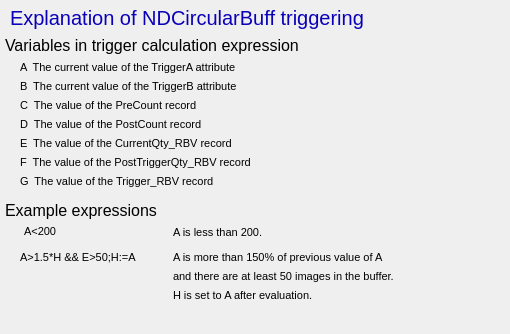
<?xml version="1.0" ?>
<ui version="4.0">
  <class>Dialog</class>
  <widget class="PyDMFrame" name="screen">
    <property name="geometry">
      <rect>
        <x>200</x>
        <y>105</y>
        <width>510</width>
        <height>334</height>
      </rect>
    </property>
    <property name="minimumSize">
      <size>
        <width>510</width>
        <height>334</height>
      </size>
    </property>
    <property name="styleSheet">
      <string notr="true">PyDMFrame#screen {
  color: rgb(0, 0, 0);
  background-color: rgb(187, 187, 187);
  }</string>
    </property>
    <property name="windowTitle">
      <string>NDCircularBuffHelp</string>
    </property>
    <layout class="QGridLayout" name="gridLayout" columnstretch="5,5,10,4,35,101,13,22,70,7,14,20,1,28,7,48,20,25,32,35,8" rowstretch="5,25,5,20,5,14,5,14,5,14,5,14,5,14,5,14,5,14,12,20,5,14,11,14,5,14,5,14,32">
      <property name="leftMargin">
        <number>0</number>
      </property>
      <property name="topMargin">
        <number>0</number>
      </property>
      <property name="rightMargin">
        <number>0</number>
      </property>
      <property name="bottomMargin">
        <number>0</number>
      </property>
      <property name="horizontalSpacing">
        <number>0</number>
      </property>
      <property name="verticalSpacing">
        <number>0</number>
      </property>
      <item row="1" column="2" colspan="15">
        <widget class="QLabel" name="text">
          <property name="geometry">
            <rect>
              <x>10</x>
              <y>5</y>
              <width>400</width>
              <height>25</height>
            </rect>
          </property>
          <property name="sizePolicy">
            <sizepolicy hsizetype="Ignored" vsizetype="Ignored">
              <horstretch>0</horstretch>
              <verstretch>0</verstretch>
            </sizepolicy>
          </property>
          <property name="text">
            <string>Explanation of NDCircularBuff triggering</string>
          </property>
          <property name="font">
            <font>
              <pointsize>15</pointsize>
            </font>
          </property>
          <property name="brush" stdset="0">
            <brush brushstyle="SolidPattern">
              <color alpha="255">
                <red>10</red>
                <green>0</green>
                <blue>184</blue>
              </color>
            </brush>
          </property>
          <property name="toolTip">
            <string>text</string>
          </property>
          <property name="alignment">
            <set>Qt::AlignLeading|Qt::AlignLeft|Qt::AlignVCenter</set>
          </property>
          <property name="styleSheet">
            <string notr="true">QLabel#text {
  color: rgb(10, 0, 184);
  }</string>
          </property>
        </widget>
      </item>
      <item row="3" column="1" colspan="17">
        <widget class="QLabel" name="text_1">
          <property name="geometry">
            <rect>
              <x>5</x>
              <y>35</y>
              <width>430</width>
              <height>20</height>
            </rect>
          </property>
          <property name="sizePolicy">
            <sizepolicy hsizetype="Ignored" vsizetype="Ignored">
              <horstretch>0</horstretch>
              <verstretch>0</verstretch>
            </sizepolicy>
          </property>
          <property name="text">
            <string>Variables in trigger calculation expression</string>
          </property>
          <property name="font">
            <font>
              <pointsize>12</pointsize>
            </font>
          </property>
          <property name="brush" stdset="0">
            <brush brushstyle="SolidPattern">
              <color alpha="255">
                <red>0</red>
                <green>0</green>
                <blue>0</blue>
              </color>
            </brush>
          </property>
          <property name="toolTip">
            <string>text_1</string>
          </property>
          <property name="alignment">
            <set>Qt::AlignLeading|Qt::AlignLeft|Qt::AlignVCenter</set>
          </property>
          <property name="styleSheet">
            <string notr="true">QLabel#text_1 {
  color: rgb(0, 0, 0);
  }</string>
          </property>
        </widget>
      </item>
      <item row="19" column="1" colspan="7">
        <widget class="QLabel" name="text_2">
          <property name="geometry">
            <rect>
              <x>5</x>
              <y>200</y>
              <width>190</width>
              <height>20</height>
            </rect>
          </property>
          <property name="sizePolicy">
            <sizepolicy hsizetype="Ignored" vsizetype="Ignored">
              <horstretch>0</horstretch>
              <verstretch>0</verstretch>
            </sizepolicy>
          </property>
          <property name="text">
            <string>Example expressions</string>
          </property>
          <property name="font">
            <font>
              <pointsize>12</pointsize>
            </font>
          </property>
          <property name="brush" stdset="0">
            <brush brushstyle="SolidPattern">
              <color alpha="255">
                <red>0</red>
                <green>0</green>
                <blue>0</blue>
              </color>
            </brush>
          </property>
          <property name="toolTip">
            <string>text_2</string>
          </property>
          <property name="alignment">
            <set>Qt::AlignLeading|Qt::AlignLeft|Qt::AlignVCenter</set>
          </property>
          <property name="styleSheet">
            <string notr="true">QLabel#text_2 {
  color: rgb(0, 0, 0);
  }</string>
          </property>
        </widget>
      </item>
      <item row="5" column="3" colspan="12">
        <widget class="QLabel" name="text_3">
          <property name="geometry">
            <rect>
              <x>20</x>
              <y>60</y>
              <width>322</width>
              <height>14</height>
            </rect>
          </property>
          <property name="sizePolicy">
            <sizepolicy hsizetype="Ignored" vsizetype="Ignored">
              <horstretch>0</horstretch>
              <verstretch>0</verstretch>
            </sizepolicy>
          </property>
          <property name="text">
            <string>A  The current value of the TriggerA attribute</string>
          </property>
          <property name="font">
            <font>
              <pointsize>8</pointsize>
            </font>
          </property>
          <property name="brush" stdset="0">
            <brush brushstyle="SolidPattern">
              <color alpha="255">
                <red>0</red>
                <green>0</green>
                <blue>0</blue>
              </color>
            </brush>
          </property>
          <property name="toolTip">
            <string>text_3</string>
          </property>
          <property name="alignment">
            <set>Qt::AlignLeading|Qt::AlignLeft|Qt::AlignVCenter</set>
          </property>
          <property name="styleSheet">
            <string notr="true">QLabel#text_3 {
  color: rgb(0, 0, 0);
  }</string>
          </property>
        </widget>
      </item>
      <item row="7" column="3" colspan="12">
        <widget class="QLabel" name="text_4">
          <property name="geometry">
            <rect>
              <x>20</x>
              <y>79</y>
              <width>322</width>
              <height>14</height>
            </rect>
          </property>
          <property name="sizePolicy">
            <sizepolicy hsizetype="Ignored" vsizetype="Ignored">
              <horstretch>0</horstretch>
              <verstretch>0</verstretch>
            </sizepolicy>
          </property>
          <property name="text">
            <string>B  The current value of the TriggerB attribute</string>
          </property>
          <property name="font">
            <font>
              <pointsize>8</pointsize>
            </font>
          </property>
          <property name="brush" stdset="0">
            <brush brushstyle="SolidPattern">
              <color alpha="255">
                <red>0</red>
                <green>0</green>
                <blue>0</blue>
              </color>
            </brush>
          </property>
          <property name="toolTip">
            <string>text_4</string>
          </property>
          <property name="alignment">
            <set>Qt::AlignLeading|Qt::AlignLeft|Qt::AlignVCenter</set>
          </property>
          <property name="styleSheet">
            <string notr="true">QLabel#text_4 {
  color: rgb(0, 0, 0);
  }</string>
          </property>
        </widget>
      </item>
      <item row="9" column="3" colspan="6">
        <widget class="QLabel" name="text_5">
          <property name="geometry">
            <rect>
              <x>20</x>
              <y>98</y>
              <width>245</width>
              <height>14</height>
            </rect>
          </property>
          <property name="sizePolicy">
            <sizepolicy hsizetype="Ignored" vsizetype="Ignored">
              <horstretch>0</horstretch>
              <verstretch>0</verstretch>
            </sizepolicy>
          </property>
          <property name="text">
            <string>C  The value of the PreCount record</string>
          </property>
          <property name="font">
            <font>
              <pointsize>8</pointsize>
            </font>
          </property>
          <property name="brush" stdset="0">
            <brush brushstyle="SolidPattern">
              <color alpha="255">
                <red>0</red>
                <green>0</green>
                <blue>0</blue>
              </color>
            </brush>
          </property>
          <property name="toolTip">
            <string>text_5</string>
          </property>
          <property name="alignment">
            <set>Qt::AlignLeading|Qt::AlignLeft|Qt::AlignVCenter</set>
          </property>
          <property name="styleSheet">
            <string notr="true">QLabel#text_5 {
  color: rgb(0, 0, 0);
  }</string>
          </property>
        </widget>
      </item>
      <item row="11" column="3" colspan="7">
        <widget class="QLabel" name="text_6">
          <property name="geometry">
            <rect>
              <x>20</x>
              <y>117</y>
              <width>252</width>
              <height>14</height>
            </rect>
          </property>
          <property name="sizePolicy">
            <sizepolicy hsizetype="Ignored" vsizetype="Ignored">
              <horstretch>0</horstretch>
              <verstretch>0</verstretch>
            </sizepolicy>
          </property>
          <property name="text">
            <string>D  The value of the PostCount record</string>
          </property>
          <property name="font">
            <font>
              <pointsize>8</pointsize>
            </font>
          </property>
          <property name="brush" stdset="0">
            <brush brushstyle="SolidPattern">
              <color alpha="255">
                <red>0</red>
                <green>0</green>
                <blue>0</blue>
              </color>
            </brush>
          </property>
          <property name="toolTip">
            <string>text_6</string>
          </property>
          <property name="alignment">
            <set>Qt::AlignLeading|Qt::AlignLeft|Qt::AlignVCenter</set>
          </property>
          <property name="styleSheet">
            <string notr="true">QLabel#text_6 {
  color: rgb(0, 0, 0);
  }</string>
          </property>
        </widget>
      </item>
      <item row="13" column="3" colspan="10">
        <widget class="QLabel" name="text_7">
          <property name="geometry">
            <rect>
              <x>20</x>
              <y>136</y>
              <width>287</width>
              <height>14</height>
            </rect>
          </property>
          <property name="sizePolicy">
            <sizepolicy hsizetype="Ignored" vsizetype="Ignored">
              <horstretch>0</horstretch>
              <verstretch>0</verstretch>
            </sizepolicy>
          </property>
          <property name="text">
            <string>E  The value of the CurrentQty_RBV record</string>
          </property>
          <property name="font">
            <font>
              <pointsize>8</pointsize>
            </font>
          </property>
          <property name="brush" stdset="0">
            <brush brushstyle="SolidPattern">
              <color alpha="255">
                <red>0</red>
                <green>0</green>
                <blue>0</blue>
              </color>
            </brush>
          </property>
          <property name="toolTip">
            <string>text_7</string>
          </property>
          <property name="alignment">
            <set>Qt::AlignLeading|Qt::AlignLeft|Qt::AlignVCenter</set>
          </property>
          <property name="styleSheet">
            <string notr="true">QLabel#text_7 {
  color: rgb(0, 0, 0);
  }</string>
          </property>
        </widget>
      </item>
      <item row="15" column="3" colspan="11">
        <widget class="QLabel" name="text_8">
          <property name="geometry">
            <rect>
              <x>20</x>
              <y>155</y>
              <width>315</width>
              <height>14</height>
            </rect>
          </property>
          <property name="sizePolicy">
            <sizepolicy hsizetype="Ignored" vsizetype="Ignored">
              <horstretch>0</horstretch>
              <verstretch>0</verstretch>
            </sizepolicy>
          </property>
          <property name="text">
            <string>F  The value of the PostTriggerQty_RBV record</string>
          </property>
          <property name="font">
            <font>
              <pointsize>8</pointsize>
            </font>
          </property>
          <property name="brush" stdset="0">
            <brush brushstyle="SolidPattern">
              <color alpha="255">
                <red>0</red>
                <green>0</green>
                <blue>0</blue>
              </color>
            </brush>
          </property>
          <property name="toolTip">
            <string>text_8</string>
          </property>
          <property name="alignment">
            <set>Qt::AlignLeading|Qt::AlignLeft|Qt::AlignVCenter</set>
          </property>
          <property name="styleSheet">
            <string notr="true">QLabel#text_8 {
  color: rgb(0, 0, 0);
  }</string>
          </property>
        </widget>
      </item>
      <item row="17" column="3" colspan="8">
        <widget class="QLabel" name="text_9">
          <property name="geometry">
            <rect>
              <x>20</x>
              <y>174</y>
              <width>266</width>
              <height>14</height>
            </rect>
          </property>
          <property name="sizePolicy">
            <sizepolicy hsizetype="Ignored" vsizetype="Ignored">
              <horstretch>0</horstretch>
              <verstretch>0</verstretch>
            </sizepolicy>
          </property>
          <property name="text">
            <string>G  The value of the Trigger_RBV record</string>
          </property>
          <property name="font">
            <font>
              <pointsize>8</pointsize>
            </font>
          </property>
          <property name="brush" stdset="0">
            <brush brushstyle="SolidPattern">
              <color alpha="255">
                <red>0</red>
                <green>0</green>
                <blue>0</blue>
              </color>
            </brush>
          </property>
          <property name="toolTip">
            <string>text_9</string>
          </property>
          <property name="alignment">
            <set>Qt::AlignLeading|Qt::AlignLeft|Qt::AlignVCenter</set>
          </property>
          <property name="styleSheet">
            <string notr="true">QLabel#text_9 {
  color: rgb(0, 0, 0);
  }</string>
          </property>
        </widget>
      </item>
      <item row="21" column="4">
        <widget class="QLabel" name="text_10">
          <property name="geometry">
            <rect>
              <x>24</x>
              <y>225</y>
              <width>35</width>
              <height>14</height>
            </rect>
          </property>
          <property name="sizePolicy">
            <sizepolicy hsizetype="Ignored" vsizetype="Ignored">
              <horstretch>0</horstretch>
              <verstretch>0</verstretch>
            </sizepolicy>
          </property>
          <property name="text">
            <string>A&lt;200</string>
          </property>
          <property name="font">
            <font>
              <pointsize>8</pointsize>
            </font>
          </property>
          <property name="brush" stdset="0">
            <brush brushstyle="SolidPattern">
              <color alpha="255">
                <red>0</red>
                <green>0</green>
                <blue>0</blue>
              </color>
            </brush>
          </property>
          <property name="toolTip">
            <string>text_10</string>
          </property>
          <property name="alignment">
            <set>Qt::AlignLeading|Qt::AlignLeft|Qt::AlignVCenter</set>
          </property>
          <property name="styleSheet">
            <string notr="true">QLabel#text_10 {
  color: rgb(0, 0, 0);
  }</string>
          </property>
        </widget>
      </item>
      <item row="21" column="7" colspan="5">
        <widget class="QLabel" name="text_11">
          <property name="geometry">
            <rect>
              <x>173</x>
              <y>225</y>
              <width>133</width>
              <height>14</height>
            </rect>
          </property>
          <property name="sizePolicy">
            <sizepolicy hsizetype="Ignored" vsizetype="Ignored">
              <horstretch>0</horstretch>
              <verstretch>0</verstretch>
            </sizepolicy>
          </property>
          <property name="text">
            <string>A is less than 200.</string>
          </property>
          <property name="font">
            <font>
              <pointsize>8</pointsize>
            </font>
          </property>
          <property name="brush" stdset="0">
            <brush brushstyle="SolidPattern">
              <color alpha="255">
                <red>0</red>
                <green>0</green>
                <blue>0</blue>
              </color>
            </brush>
          </property>
          <property name="toolTip">
            <string>text_11</string>
          </property>
          <property name="alignment">
            <set>Qt::AlignLeading|Qt::AlignLeft|Qt::AlignVCenter</set>
          </property>
          <property name="styleSheet">
            <string notr="true">QLabel#text_11 {
  color: rgb(0, 0, 0);
  }</string>
          </property>
        </widget>
      </item>
      <item row="23" column="3" colspan="3">
        <widget class="QLabel" name="text_12">
          <property name="geometry">
            <rect>
              <x>20</x>
              <y>250</y>
              <width>140</width>
              <height>14</height>
            </rect>
          </property>
          <property name="sizePolicy">
            <sizepolicy hsizetype="Ignored" vsizetype="Ignored">
              <horstretch>0</horstretch>
              <verstretch>0</verstretch>
            </sizepolicy>
          </property>
          <property name="text">
            <string>A&gt;1.5*H &amp;&amp; E&gt;50;H:=A</string>
          </property>
          <property name="font">
            <font>
              <pointsize>8</pointsize>
            </font>
          </property>
          <property name="brush" stdset="0">
            <brush brushstyle="SolidPattern">
              <color alpha="255">
                <red>0</red>
                <green>0</green>
                <blue>0</blue>
              </color>
            </brush>
          </property>
          <property name="toolTip">
            <string>text_12</string>
          </property>
          <property name="alignment">
            <set>Qt::AlignLeading|Qt::AlignLeft|Qt::AlignVCenter</set>
          </property>
          <property name="styleSheet">
            <string notr="true">QLabel#text_12 {
  color: rgb(0, 0, 0);
  }</string>
          </property>
        </widget>
      </item>
      <item row="23" column="7" colspan="12">
        <widget class="QLabel" name="text_13">
          <property name="geometry">
            <rect>
              <x>173</x>
              <y>250</y>
              <width>294</width>
              <height>14</height>
            </rect>
          </property>
          <property name="sizePolicy">
            <sizepolicy hsizetype="Ignored" vsizetype="Ignored">
              <horstretch>0</horstretch>
              <verstretch>0</verstretch>
            </sizepolicy>
          </property>
          <property name="text">
            <string>A is more than 150% of previous value of A</string>
          </property>
          <property name="font">
            <font>
              <pointsize>8</pointsize>
            </font>
          </property>
          <property name="brush" stdset="0">
            <brush brushstyle="SolidPattern">
              <color alpha="255">
                <red>0</red>
                <green>0</green>
                <blue>0</blue>
              </color>
            </brush>
          </property>
          <property name="toolTip">
            <string>text_13</string>
          </property>
          <property name="alignment">
            <set>Qt::AlignLeading|Qt::AlignLeft|Qt::AlignVCenter</set>
          </property>
          <property name="styleSheet">
            <string notr="true">QLabel#text_13 {
  color: rgb(0, 0, 0);
  }</string>
          </property>
        </widget>
      </item>
      <item row="25" column="7" colspan="13">
        <widget class="QLabel" name="text_14">
          <property name="geometry">
            <rect>
              <x>173</x>
              <y>269</y>
              <width>329</width>
              <height>14</height>
            </rect>
          </property>
          <property name="sizePolicy">
            <sizepolicy hsizetype="Ignored" vsizetype="Ignored">
              <horstretch>0</horstretch>
              <verstretch>0</verstretch>
            </sizepolicy>
          </property>
          <property name="text">
            <string>and there are at least 50 images in the buffer.</string>
          </property>
          <property name="font">
            <font>
              <pointsize>8</pointsize>
            </font>
          </property>
          <property name="brush" stdset="0">
            <brush brushstyle="SolidPattern">
              <color alpha="255">
                <red>0</red>
                <green>0</green>
                <blue>0</blue>
              </color>
            </brush>
          </property>
          <property name="toolTip">
            <string>text_14</string>
          </property>
          <property name="alignment">
            <set>Qt::AlignLeading|Qt::AlignLeft|Qt::AlignVCenter</set>
          </property>
          <property name="styleSheet">
            <string notr="true">QLabel#text_14 {
  color: rgb(0, 0, 0);
  }</string>
          </property>
        </widget>
      </item>
      <item row="27" column="7" colspan="9">
        <widget class="QLabel" name="text_15">
          <property name="geometry">
            <rect>
              <x>173</x>
              <y>288</y>
              <width>217</width>
              <height>14</height>
            </rect>
          </property>
          <property name="sizePolicy">
            <sizepolicy hsizetype="Ignored" vsizetype="Ignored">
              <horstretch>0</horstretch>
              <verstretch>0</verstretch>
            </sizepolicy>
          </property>
          <property name="text">
            <string>H is set to A after evaluation.</string>
          </property>
          <property name="font">
            <font>
              <pointsize>8</pointsize>
            </font>
          </property>
          <property name="brush" stdset="0">
            <brush brushstyle="SolidPattern">
              <color alpha="255">
                <red>0</red>
                <green>0</green>
                <blue>0</blue>
              </color>
            </brush>
          </property>
          <property name="toolTip">
            <string>text_15</string>
          </property>
          <property name="alignment">
            <set>Qt::AlignLeading|Qt::AlignLeft|Qt::AlignVCenter</set>
          </property>
          <property name="styleSheet">
            <string notr="true">QLabel#text_15 {
  color: rgb(0, 0, 0);
  }</string>
          </property>
        </widget>
      </item>
    </layout>
    <zorder>text</zorder>
    <zorder>text_1</zorder>
    <zorder>text_2</zorder>
    <zorder>text_3</zorder>
    <zorder>text_4</zorder>
    <zorder>text_5</zorder>
    <zorder>text_6</zorder>
    <zorder>text_7</zorder>
    <zorder>text_8</zorder>
    <zorder>text_9</zorder>
    <zorder>text_10</zorder>
    <zorder>text_11</zorder>
    <zorder>text_12</zorder>
    <zorder>text_13</zorder>
    <zorder>text_14</zorder>
    <zorder>text_15</zorder>
  </widget>
  <customwidgets>
    <customwidget>
      <class>PyDMLabel</class>
      <extends>QLabel</extends>
      <header>pydm.widgets.label</header>
    </customwidget>
    <customwidget>
      <class>PyDMFrame</class>
      <extends>QFrame</extends>
      <header>pydm.widgets.frame</header>
    </customwidget>
  </customwidgets>
</ui>
